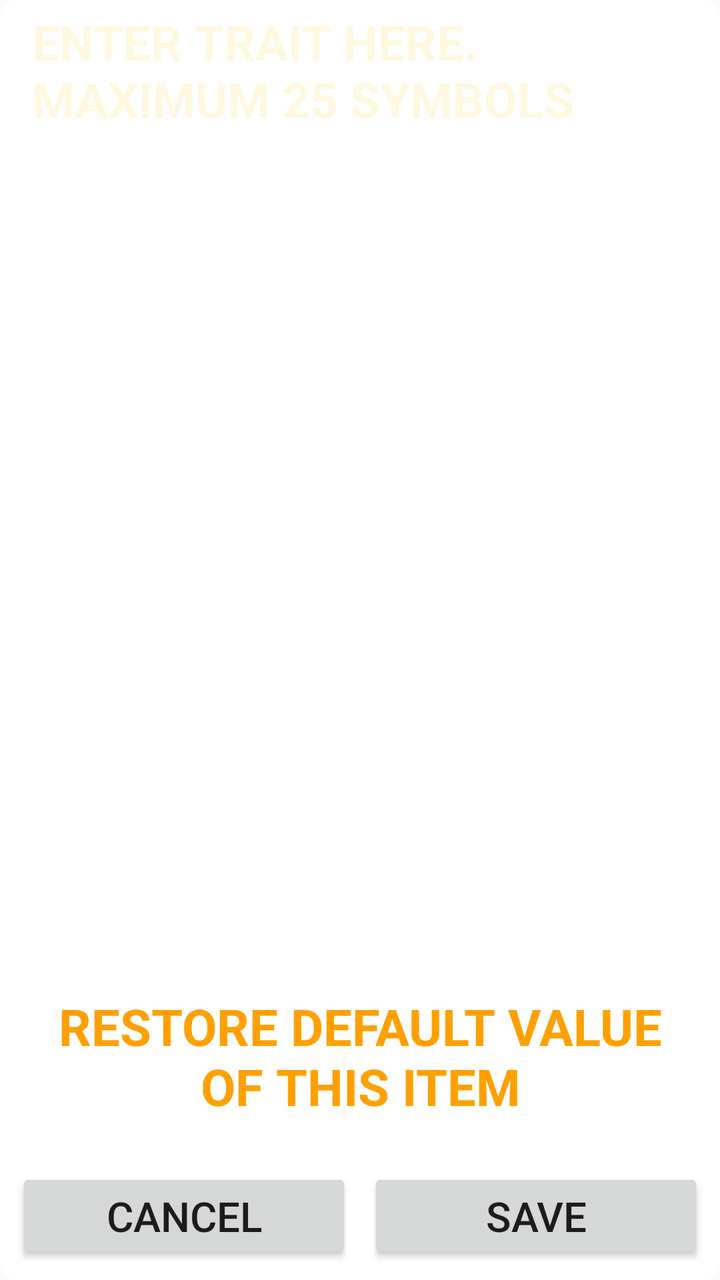
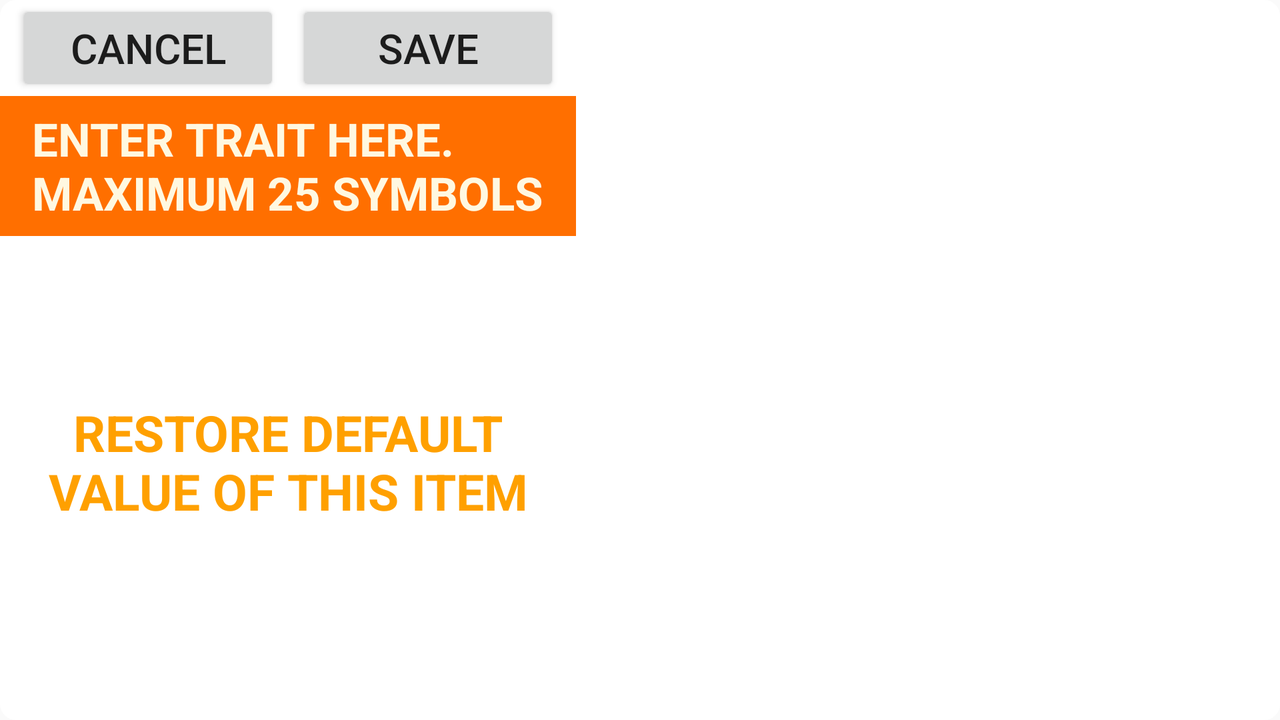

The same Android screen from two of the app's own layout files: first res/layout/ as a phone draws it, then the repository's variant for another configuration, drawn on a device whose configuration selects that folder. Both files follow.
<!-- AndroidManifest.xml: application theme AppTheme -->
<!-- res/layout/spinner_edit_item_fragment.xml -->
<?xml version="1.0" encoding="utf-8"?>
<android.support.constraint.ConstraintLayout xmlns:android="http://schemas.android.com/apk/res/android"
    android:layout_width="match_parent"
    android:layout_height="match_parent"
    xmlns:app="http://schemas.android.com/apk/res-auto">

    <android.support.constraint.Guideline
        android:id="@+id/spinner_edit_item_fragment_guide_vertical_50"
        android:layout_width="wrap_content"
        android:layout_height="wrap_content"
        android:orientation="vertical"
        app:layout_constraintGuide_percent="0.5"
        />

    <TextView
        android:id="@+id/spinner_edit_item_fragment_background"
        android:layout_width="match_parent"
        android:layout_height="match_parent"
        android:background="@drawable/background_fragment_spinner_edit"
        app:layout_constraintLeft_toLeftOf="parent"
        app:layout_constraintRight_toRightOf="parent"
        app:layout_constraintTop_toTopOf="parent"
        app:layout_constraintBottom_toBottomOf="parent"
        />

    <TextView
        android:id="@+id/spinner_edit_item_color_top"
        android:layout_width="match_parent"
        android:layout_height="70dp"
        android:background="@drawable/background_fragment_spinner_edit_top_chick"
        app:layout_constraintTop_toTopOf="parent"
        app:layout_constraintLeft_toLeftOf="parent"
        app:layout_constraintRight_toRightOf="parent"
        />

    <TextView
        android:id="@+id/spinner_edit_item_textview_header"
        android:layout_width="match_parent"
        android:layout_height="70dp"
        android:text="@string/spinner_edit_item_prompt"
        android:textColor="@color/colorPrimaryLight"
        android:textStyle="bold"
        android:textAllCaps="true"
        android:gravity="left|center"
        android:paddingLeft="16dp"
        android:paddingRight="16dp"
        android:paddingTop="4dp"
        android:paddingBottom="4dp"
        android:maxLines="2"
        app:autoSizeTextType="uniform"
        app:layout_constraintTop_toTopOf="parent"
        app:layout_constraintLeft_toLeftOf="parent"
        app:layout_constraintRight_toRightOf="parent"
        />


    <EditText
        android:id="@+id/spinner_edit_item_fragment_edittext"
        android:layout_width="match_parent"
        android:layout_height="0dp"
        android:imeOptions = "flagNoFullscreen"
        android:textCursorDrawable="@null"
        android:background="@drawable/background_fragment_spinner_edit_textfield"
        android:inputType="textCapSentences"
        android:maxLength="25"
        android:paddingLeft="16dp"
        android:paddingRight="16dp"
        android:paddingTop="4dp"
        android:paddingBottom="4dp"
        android:gravity="left|center"
        android:layout_marginTop="12dp"
        android:layout_marginLeft="8dp"
        android:layout_marginRight="8dp"
        android:layout_marginBottom="8dp"
        app:autoSizeTextType="uniform"
        app:layout_constraintHeight_min="80dp"
        app:layout_constraintHeight_max="120dp"
        app:layout_constraintHeight_default="spread"
        app:layout_constraintVertical_chainStyle="spread_inside"
        app:layout_constraintTop_toBottomOf="@id/spinner_edit_item_textview_header"
        app:layout_constraintLeft_toLeftOf="parent"
        app:layout_constraintRight_toRightOf="parent"
        app:layout_constraintBottom_toTopOf="@id/spinner_edit_item_fragment_align"
        />

    <TextView
        android:id="@+id/spinner_edit_item_fragment_align"
        android:layout_width="match_parent"
        android:layout_height="0dp"
        app:layout_constraintTop_toBottomOf="@id/spinner_edit_item_fragment_edittext"
        app:layout_constraintLeft_toLeftOf="parent"
        app:layout_constraintRight_toRightOf="parent"
        app:layout_constraintBottom_toTopOf="@id/spinner_edit_item_fragment_revert"
        />


    <TextView
        android:id="@+id/spinner_edit_item_fragment_revert"
        android:layout_width="match_parent"
        android:layout_height="0dp"
        android:text="@string/spinner_item_revert"
        android:textAllCaps="true"
        android:textStyle="bold"
        android:textColor="@color/colorPrimaryMedium"
        android:paddingLeft="16dp"
        android:paddingRight="16dp"
        android:paddingTop="8dp"
        android:paddingBottom="8dp"
        android:gravity="center"
        android:layout_marginLeft="8dp"
        android:layout_marginRight="8dp"
        android:layout_marginBottom="16dp"
        android:maxLines="2"
        app:autoSizeTextType="uniform"
        app:layout_constraintHeight_default="spread"
        app:layout_constraintHeight_min="50dp"
        app:layout_constraintHeight_max="80dp"
        app:layout_constraintVertical_weight="1"
        app:layout_constraintTop_toBottomOf="@id/spinner_edit_item_fragment_align"
        app:layout_constraintLeft_toLeftOf="parent"
        app:layout_constraintRight_toRightOf="parent"
        app:layout_constraintBottom_toTopOf="@id/spinner_edit_item_fragment_cancel_button"
        />

    <Button
        android:id="@+id/spinner_edit_item_fragment_cancel_button"
        android:layout_width="0dp"
        android:layout_height="wrap_content"
        android:text="@string/button_cancel"
        android:layout_marginRight="4dp"
        android:layout_marginLeft="8dp"
        android:layout_marginBottom="8dp"
        android:maxLines="1"
        app:autoSizeTextType="uniform"
        app:layout_constraintTop_toBottomOf="@id/spinner_edit_item_fragment_revert"
        app:layout_constraintLeft_toLeftOf="parent"
        app:layout_constraintRight_toRightOf="@id/spinner_edit_item_fragment_guide_vertical_50"
        app:layout_constraintBottom_toBottomOf="parent"
        />

    <Button
        android:id="@+id/spinner_edit_item_fragment_save_button"
        android:layout_width="0dp"
        android:layout_height="wrap_content"
        android:text="@string/button_save"
        android:layout_marginLeft="4dp"
        android:layout_marginRight="8dp"
        android:layout_marginBottom="8dp"
        android:maxLines="1"
        app:autoSizeTextType="uniform"
        app:layout_constraintTop_toTopOf="@id/spinner_edit_item_fragment_cancel_button"
        app:layout_constraintLeft_toLeftOf="@id/spinner_edit_item_fragment_guide_vertical_50"
        app:layout_constraintRight_toRightOf="parent"

        />

</android.support.constraint.ConstraintLayout>
<!-- resources referenced by this layout -->
<resources>
  <color name="colorPrimaryLight">#FFF8E1</color>
  <color name="colorPrimaryMedium">#FFA000</color>
  <!-- drawable background_fragment_spinner_edit (drawable) -->
  <?xml version="1.0" encoding="utf-8"?>
  <shape xmlns:android="http://schemas.android.com/apk/res/android"
      android:shape="rectangle"
      >
  
      <solid
          android:color="@android:color/white"
          />
  
      <corners
          android:radius="8dp"
          />
  
  </shape>
  <string name="button_cancel">Cancel</string>
  <string name="button_save">Save</string>
  <string name="spinner_edit_item_prompt">Enter trait here.\nMaximum 25 symbols</string>
  <string name="spinner_item_revert">Restore default value of this item</string>
  <style name="AppTheme" parent="Theme.AppCompat.Light">
          
          <item name="colorPrimary">@color/colorPrimary</item>
          <item name="colorPrimaryDark">@color/colorPrimaryDark</item>
          <item name="colorAccent">@color/colorAccent</item>
      </style>
  <color name="colorPrimary">#FFD54F</color>
  <color name="colorPrimaryDark">#FF6F00</color>
  <color name="colorAccent">#FFECB3</color>
</resources>
<!-- res/layout-land/spinner_edit_item_fragment.xml (the repository's variant of the layout above) -->
<!-- drawn on the phone turned sideways -->
<?xml version="1.0" encoding="utf-8"?>
<android.support.constraint.ConstraintLayout xmlns:android="http://schemas.android.com/apk/res/android"
    android:layout_width="match_parent"
    android:layout_height="match_parent"
    xmlns:app="http://schemas.android.com/apk/res-auto">

    <android.support.constraint.Guideline
        android:id="@+id/land_spinner_edit_item_fragment_guide_vertical_45"
        android:layout_width="wrap_content"
        android:layout_height="wrap_content"
        android:orientation="vertical"
        app:layout_constraintGuide_percent="0.45"
        />

    <TextView
        android:id="@+id/spinner_edit_item_fragment_background"
        android:layout_width="match_parent"
        android:layout_height="match_parent"
        android:background="@drawable/background_fragment_spinner_edit"
        app:layout_constraintLeft_toLeftOf="parent"
        app:layout_constraintRight_toRightOf="parent"
        app:layout_constraintTop_toTopOf="parent"
        app:layout_constraintBottom_toBottomOf="parent"
        />

    <TextView
        android:id="@+id/spinner_edit_item_fragment_background_left"
        android:layout_width="0dp"
        android:layout_height="0dp"

        app:layout_constraintLeft_toLeftOf="parent"
        app:layout_constraintRight_toRightOf="@id/land_spinner_edit_item_fragment_guide_vertical_45"
        app:layout_constraintTop_toTopOf="parent"
        app:layout_constraintBottom_toBottomOf="parent"
        />

    <Button
        android:id="@+id/spinner_edit_item_fragment_cancel_button"
        android:layout_width="0dp"
        android:layout_height="wrap_content"
        android:text="@string/button_cancel"
        android:layout_marginRight="4dp"
        android:layout_marginLeft="8dp"
        android:layout_marginBottom="8dp"
        android:maxLines="1"
        app:autoSizeTextType="uniform"
        app:layout_constraintTop_toTopOf="parent"
        app:layout_constraintLeft_toLeftOf="parent"
        app:layout_constraintRight_toLeftOf="@id/spinner_edit_item_fragment_save_button"
        />

    <Button
        android:id="@+id/spinner_edit_item_fragment_save_button"
        android:layout_width="0dp"
        android:layout_height="wrap_content"
        android:text="@string/button_save"
        android:layout_marginLeft="4dp"
        android:layout_marginRight="8dp"
        android:layout_marginBottom="8dp"
        android:maxLines="1"
        app:autoSizeTextType="uniform"
        app:layout_constraintTop_toTopOf="parent"
        app:layout_constraintLeft_toRightOf="@id/spinner_edit_item_fragment_cancel_button"
        app:layout_constraintRight_toRightOf="@id/land_spinner_edit_item_fragment_guide_vertical_45"
        />

    <TextView
        android:id="@+id/spinner_edit_item_color_top"
        android:layout_width="0dp"
        android:layout_height="70dp"
        android:background="@color/colorPrimaryDark"
        app:layout_constraintTop_toBottomOf="@id/spinner_edit_item_fragment_cancel_button"
        app:layout_constraintLeft_toLeftOf="parent"
        app:layout_constraintRight_toRightOf="@id/land_spinner_edit_item_fragment_guide_vertical_45"
        />

    <TextView
        android:id="@+id/spinner_edit_item_textview_header"
        android:layout_width="0dp"
        android:layout_height="70dp"
        android:text="@string/spinner_edit_item_prompt"
        android:textColor="@color/colorPrimaryLight"
        android:textStyle="bold"
        android:textAllCaps="true"
        android:gravity="left|center"
        android:paddingLeft="16dp"
        android:paddingRight="16dp"
        android:paddingTop="4dp"
        android:paddingBottom="4dp"
        android:maxLines="2"
        app:autoSizeTextType="uniform"
        app:layout_constraintTop_toBottomOf="@id/spinner_edit_item_fragment_cancel_button"
        app:layout_constraintLeft_toLeftOf="parent"
        app:layout_constraintRight_toRightOf="@id/land_spinner_edit_item_fragment_guide_vertical_45"
        />

    <TextView
        android:id="@+id/spinner_edit_item_fragment_revert"
        android:layout_width="0dp"
        android:layout_height="0dp"
        android:text="@string/spinner_item_revert"
        android:textAllCaps="true"
        android:textStyle="bold"
        android:textColor="@color/colorPrimaryMedium"
        android:paddingLeft="16dp"
        android:paddingRight="16dp"
        android:paddingTop="8dp"
        android:paddingBottom="8dp"
        android:gravity="center"
        android:layout_marginLeft="8dp"
        android:layout_marginRight="8dp"
        android:layout_marginBottom="16dp"
        android:maxLines="2"
        app:autoSizeTextType="uniform"
        app:layout_constraintHeight_default="spread"
        app:layout_constraintVertical_weight="1"
        app:layout_constraintTop_toBottomOf="@id/spinner_edit_item_color_top"
        app:layout_constraintLeft_toLeftOf="parent"
        app:layout_constraintRight_toRightOf="@id/land_spinner_edit_item_fragment_guide_vertical_45"
        app:layout_constraintBottom_toBottomOf="parent"
        />


    <EditText
        android:id="@+id/spinner_edit_item_fragment_edittext"
        android:layout_width="0dp"
        android:layout_height="0dp"
        android:imeOptions = "flagNoFullscreen"
        android:textCursorDrawable="@null"
        android:background="@drawable/land_background_fragment_spinner_edit_textfield"
        android:inputType="textCapSentences"
        android:maxLength="25"
        android:paddingLeft="16dp"
        android:paddingRight="16dp"
        android:paddingTop="4dp"
        android:paddingBottom="4dp"
        android:gravity="left|top"
        app:autoSizeTextType="uniform"
        app:layout_constraintHeight_min="80dp"
        app:layout_constraintHeight_default="spread"
        app:layout_constraintTop_toTopOf="parent"
        app:layout_constraintLeft_toLeftOf="@id/land_spinner_edit_item_fragment_guide_vertical_45"
        app:layout_constraintRight_toRightOf="parent"
        app:layout_constraintBottom_toBottomOf="parent"
        />


</android.support.constraint.ConstraintLayout>
<!-- resources referenced by the variant -->
<!-- as the phone turned sideways resolves them -->
<resources>
  <color name="colorPrimaryDark">#FF6F00</color>
  <color name="colorPrimaryLight">#FFF8E1</color>
  <color name="colorPrimaryMedium">#FFA000</color>
  <!-- drawable background_fragment_spinner_edit (drawable) -->
  <?xml version="1.0" encoding="utf-8"?>
  <shape xmlns:android="http://schemas.android.com/apk/res/android"
      android:shape="rectangle"
      >
  
      <solid
          android:color="@android:color/white"
          />
  
      <corners
          android:radius="8dp"
          />
  
  </shape>
  <!-- drawable land_background_fragment_spinner_edit_textfield (drawable) -->
  <?xml version="1.0" encoding="utf-8"?>
  <shape xmlns:android="http://schemas.android.com/apk/res/android"
      android:shape="rectangle"
      >
  
      <solid
          android:color="@android:color/white"
          />
  
      <corners
          android:topRightRadius="8dp"
          android:bottomRightRadius="8dp"
          />
  
  </shape>
  <string name="button_cancel">Cancel</string>
  <string name="button_save">Save</string>
  <string name="spinner_edit_item_prompt">Enter trait here.\nMaximum 25 symbols</string>
  <string name="spinner_item_revert">Restore default value of this item</string>
  <style name="AppTheme" parent="Theme.AppCompat.Light">
          
          <item name="colorPrimary">@color/colorPrimary</item>
          <item name="colorPrimaryDark">@color/colorPrimaryDark</item>
          <item name="colorAccent">@color/colorAccent</item>
      </style>
  <color name="colorPrimary">#FFD54F</color>
  <color name="colorAccent">#FFECB3</color>
</resources>
